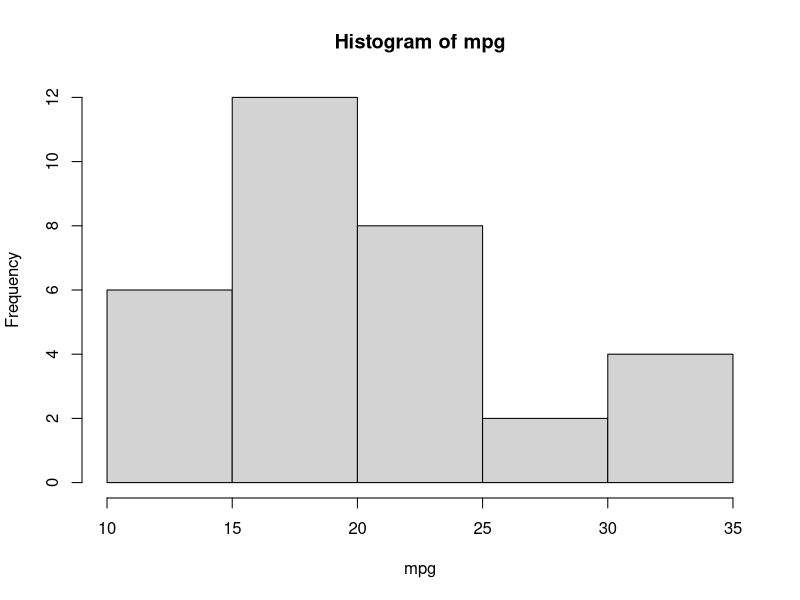
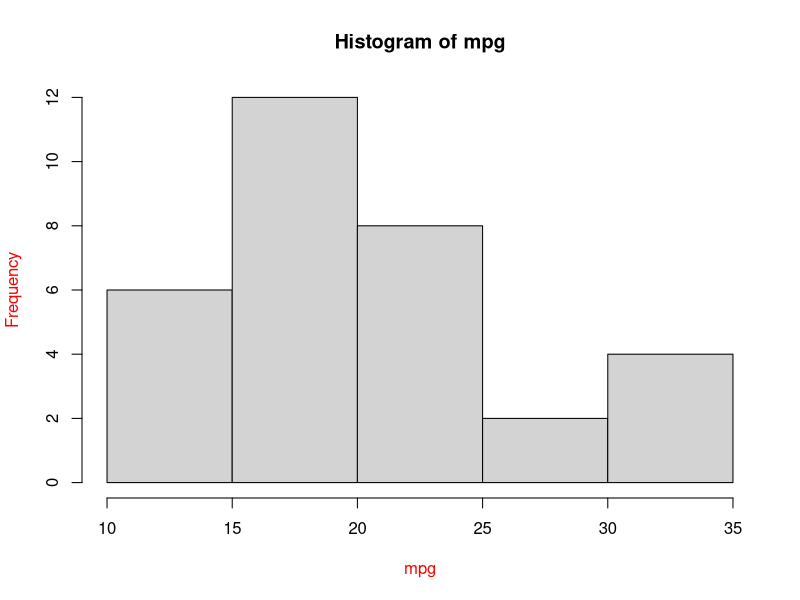
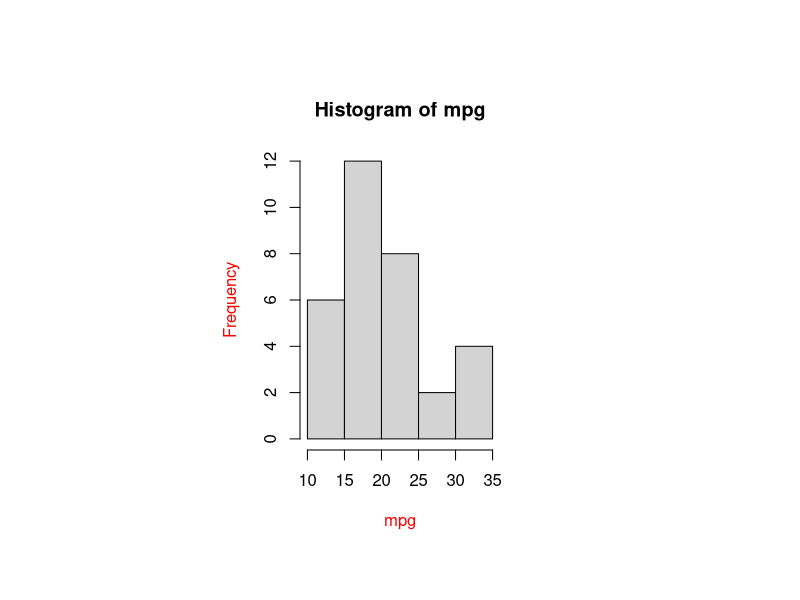
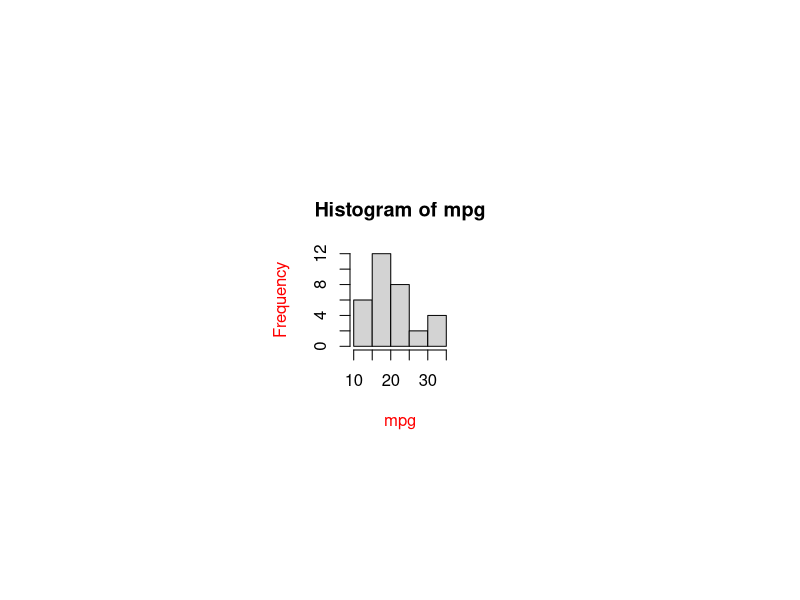
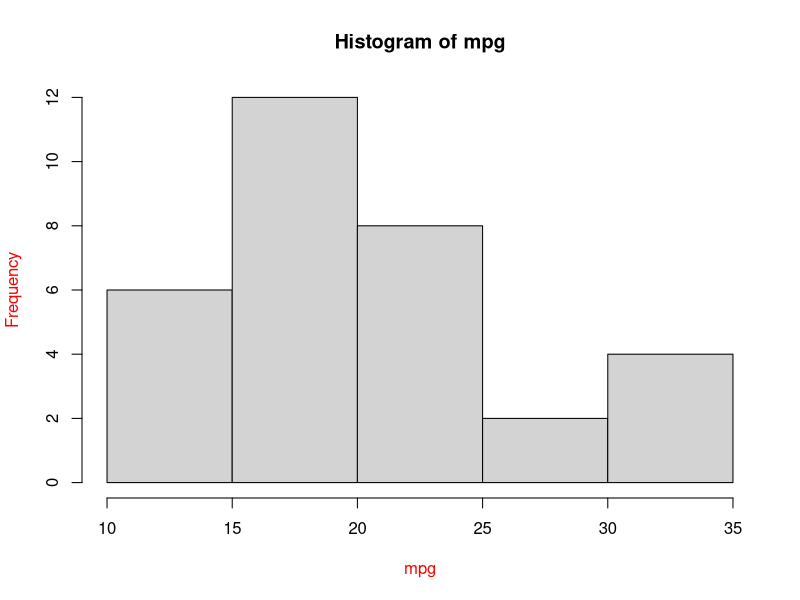
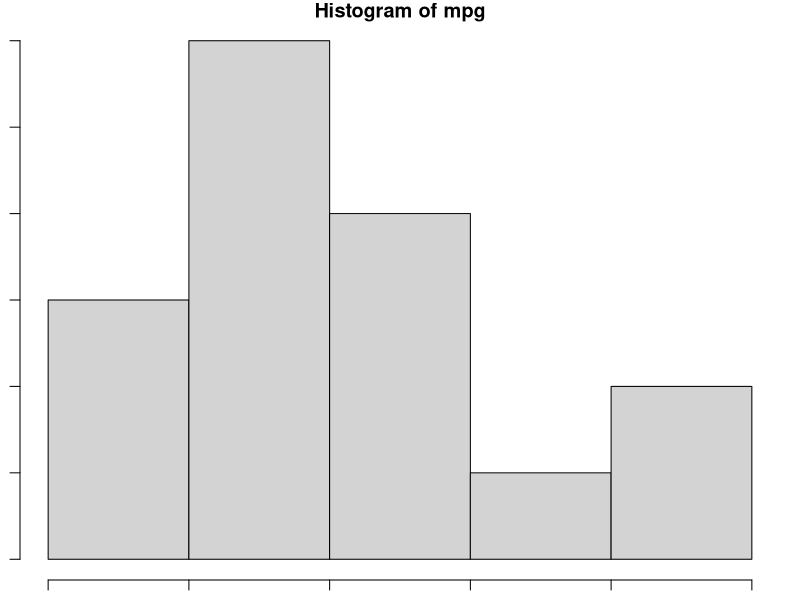
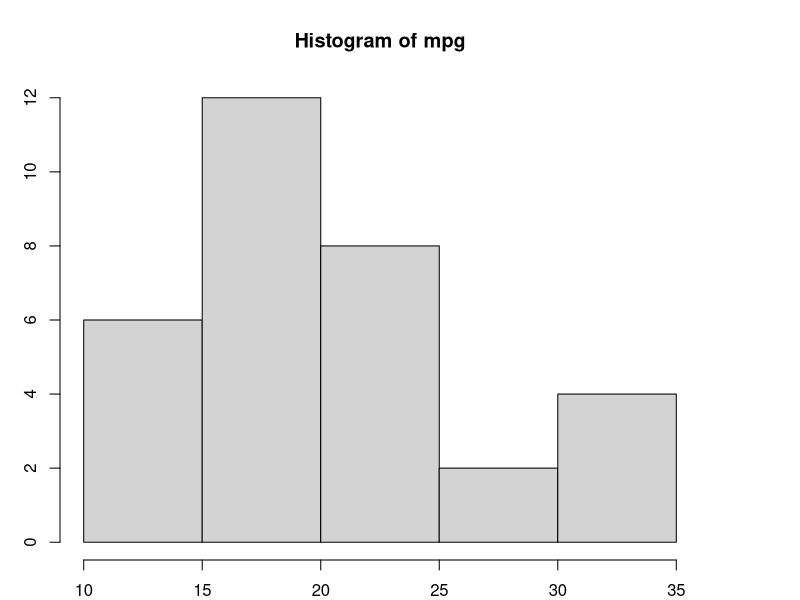
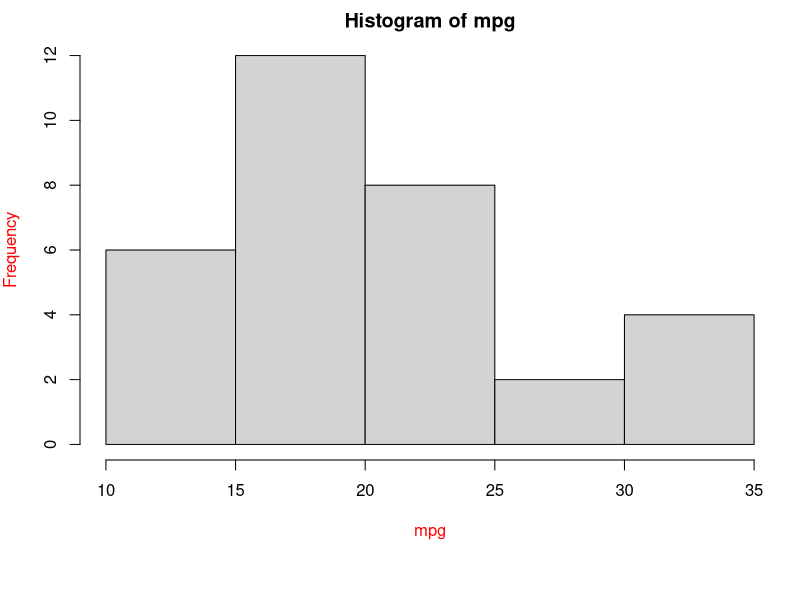

R code for these plots, in order:
attach(mtcars)
hist(mpg)
par(col.lab='red')#makes labels color red
hist(mpg)
par(pin=c(2,3))# shrinks graph area
hist(mpg)
par(pin=c(1,1))# further shrinks graph area
hist(mpg)
opar = par(no.readonly = T)
par(opar)# resets parameters
hist(mpg)
par('pin')# 3.280833 1.785000 -default length width
par('mar')# 5.1 4.1 4.1 2.1 - default margin
par(mar=c(1,1,1,1))# shrinks margin area
hist(mpg)
par(mar=c(2,3,4,5))#increases margin area
hist(mpg)
par(mar=c(7,4,2,1))
hist(mpg)
barplot(mpg,xlab='cars',ylab='mpg',col=c(1,2,3,4,5,6,7,8),main='Miles per gallon',ylim=c(0,35),names.arg = row.names(mtcars),las=2)
par(opar)
par('mar')
par(mar=c(2,1,1,1))
par(mfrow=c(2,1))# 2 rows & 1 column for displaying graphs
hist(mpg,main='1')
hist(wt,main='2')
par(mfrow=c(1,3))# 1 row & 3 columns for displaying graphs
hist(hp,main='1')
hist(wt,main='2')
hist(disp,main='3')
par(mfrow=c(2,2))# 2 rows & 2 cols
hist(mpg,main='1')
hist(hp,main='2')
hist(wt,main='3')
hist(gear,main = '4')
par(mfcol=c(2,2))
hist(mpg,main='1')
hist(hp,main='2')
hist(wt,main='3')
hist(gear,main = '4')
layout(matrix(c(1,1,2,3),byrow=T,nrow=2))
hist(mpg,main='1')
hist(hp,main='2')
hist(cyl,main='3')
